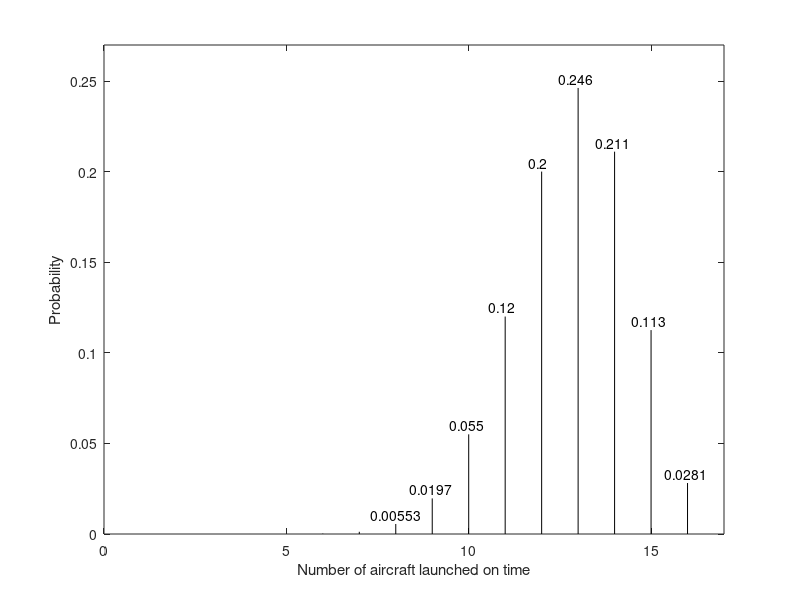

Recreate this plot in MATLAB.
% Probability of Getting Airplanes Airborne

% The probability mass function of the binomial distribution
Pb = binopdf(12, 16, 0.80)
%{
The Probability that at least fourteen aircraft can become air-borne
immediately is determined recall Equation (8.5) and (8.6)
%}
Pb = sum(binopdf(14:16, 16, 0.80))
n = 1:16;
% The probability mass function of the binomial distribution
Pb = binopdf(n, 16, 0.80);
% Plot
plot([n; n], [zeros(1,16); Pb], 'k')
% Add text descriptions to data points
text(8-.7:16-.7, Pb(8:16)+.005, num2str(Pb(8:16)',3))
axis([0, 17, 0, 0.27])
% Number of aircraft launched on time Label
xlabel('Number of aircraft launched on time')
% Probability Label
ylabel('Probability')